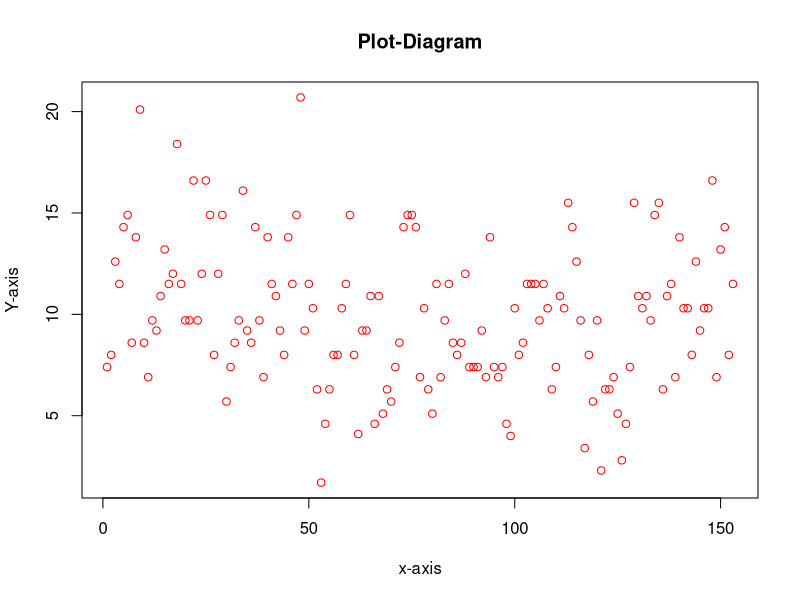
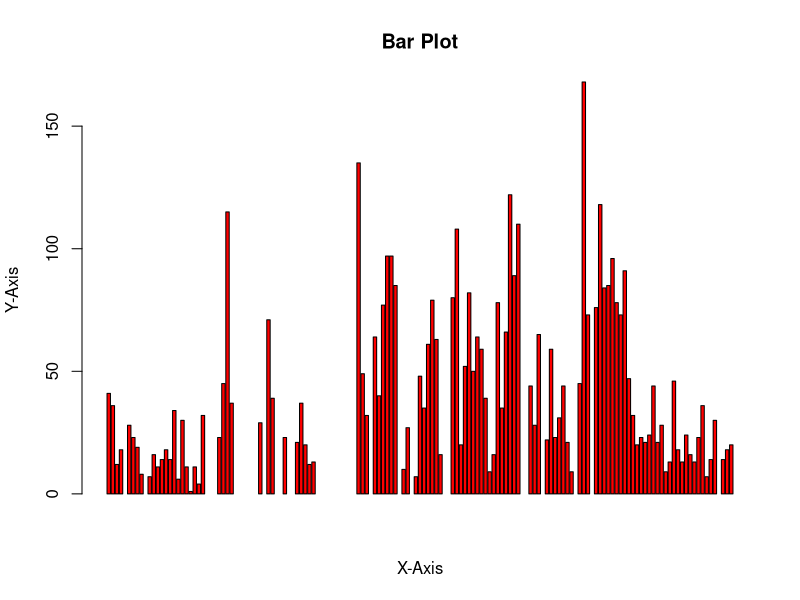
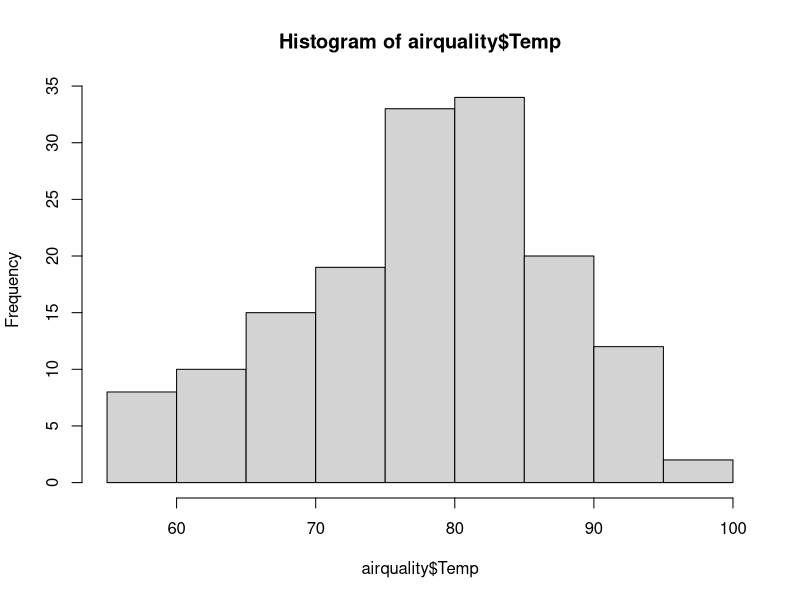
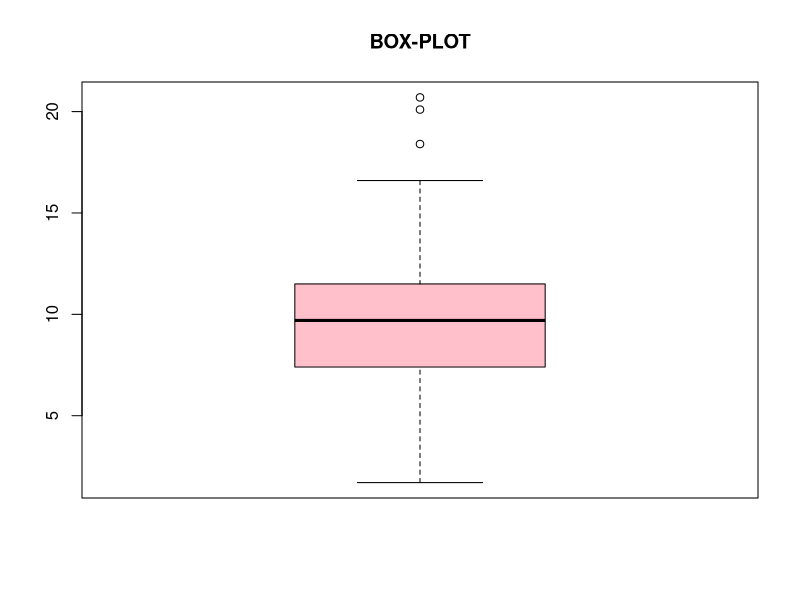
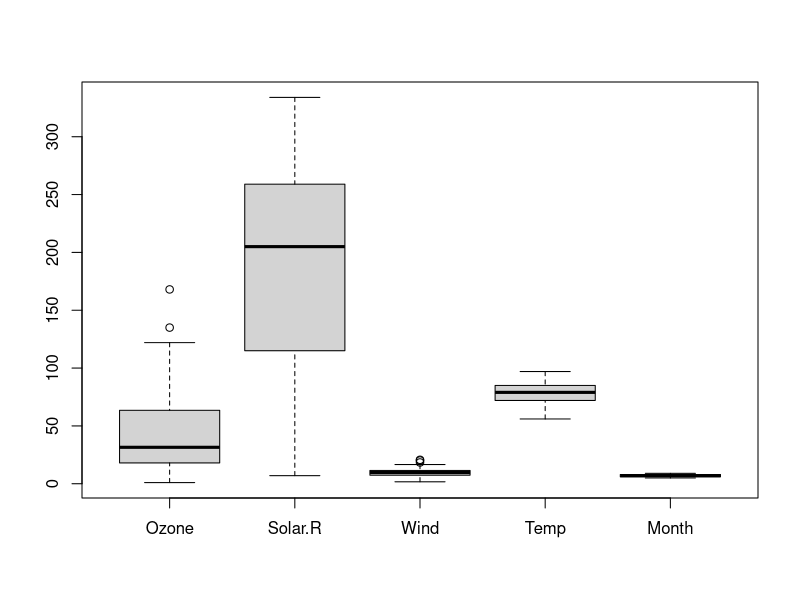

Write the R code that produced these figures, in order.
x <- c(1,2,3,4)#Creating a vector
y = c(5,6,7,8)
x+y
x[1]#accessing the value of vector(Index starts from 1 in R)
x[-2]#Print all the value except the value of 2nd index
x
x<4
x[x<4] <- 6#Check all the index value and if it is less than 4 then replace it with 6
x
y[2] <- 9
y

#Data Frames
df <- data.frame(x= 1:3, y = c("a","b","c") , z = c("x","y","z"))#Creating Data Frames
df
#Slicing Data Frames
df[1,1]#Print value 1
df[1,c(1,2)]#Print value 1 and a
df[c(1,3),2]#Print value a and c
df[c(1,3),1]#Print 1 and 3
df[c(1,3),c(1,2)]#Print 1,a,3,c
df$z

airquality <- datasets::airquality#There are multiple data sets under datasets.we access it using ::
airquality
head(airquality,10)#Returns the 1st 10 rows
tail(airquality,10)#Returns the last 10 rows
airquality[,c(1,2)]#Considers all the rows and 1st and 2nd column
summary(airquality[,1])#Ruturns the summary for all the rows and 1st column
summary(airquality$Temp)#Returns the summary of a column(wind) Note-above o/p is same as this 
plot(airquality$Wind,xlab = "x-axis",ylab = "Y-axis",main = "Plot-Diagram",col = "Red")
barplot(airquality$Ozone,xlab="X-Axis",ylab = "Y-Axis",main = "Bar Plot",col="red")
hist(airquality$Temp)
boxplot(airquality$Wind,main = "BOX-PLOT", col = "pink")
boxplot(airquality[,1:5])
